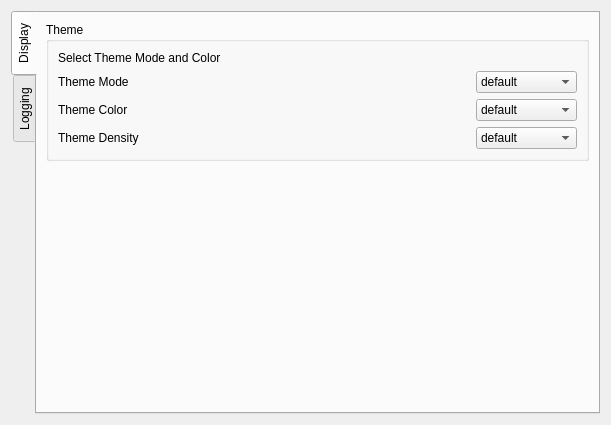
<?xml version="1.0" encoding="UTF-8"?>
<ui version="4.0">
 <class>Form</class>
 <widget class="QWidget" name="Form">
  <property name="geometry">
   <rect>
    <x>0</x>
    <y>0</y>
    <width>611</width>
    <height>425</height>
   </rect>
  </property>
  <property name="windowTitle">
   <string>Form</string>
  </property>
  <layout class="QVBoxLayout" name="verticalLayout">
   <item>
    <widget class="QTabWidget" name="tabWidget">
     <property name="tabPosition">
      <enum>QTabWidget::West</enum>
     </property>
     <property name="currentIndex">
      <number>0</number>
     </property>
     <widget class="QWidget" name="tab_theme">
      <attribute name="title">
       <string>Display</string>
      </attribute>
      <layout class="QVBoxLayout" name="verticalLayout_9">
       <item>
        <widget class="QGroupBox" name="groupBox_3">
         <property name="title">
          <string>Theme</string>
         </property>
         <layout class="QVBoxLayout" name="verticalLayout_8">
          <item>
           <widget class="QLabel" name="label_7">
            <property name="text">
             <string>Select Theme Mode and Color</string>
            </property>
           </widget>
          </item>
          <item>
           <layout class="QHBoxLayout" name="horizontalLayout_5">
            <item>
             <layout class="QVBoxLayout" name="verticalLayout_7">
              <item>
               <widget class="QLabel" name="label">
                <property name="text">
                 <string>Theme Mode</string>
                </property>
               </widget>
              </item>
              <item>
               <widget class="QLabel" name="label_2">
                <property name="text">
                 <string>Theme Color</string>
                </property>
               </widget>
              </item>
              <item>
               <widget class="QLabel" name="label_8">
                <property name="text">
                 <string>Theme Density</string>
                </property>
               </widget>
              </item>
             </layout>
            </item>
            <item>
             <spacer name="horizontalSpacer_5">
              <property name="orientation">
               <enum>Qt::Horizontal</enum>
              </property>
              <property name="sizeHint" stdset="0">
               <size>
                <width>40</width>
                <height>20</height>
               </size>
              </property>
             </spacer>
            </item>
            <item>
             <layout class="QVBoxLayout" name="verticalLayout_6">
              <item>
               <widget class="QComboBox" name="comboBox_theme_mode">
                <item>
                 <property name="text">
                  <string>default</string>
                 </property>
                </item>
                <item>
                 <property name="text">
                  <string>Light</string>
                 </property>
                </item>
                <item>
                 <property name="text">
                  <string>Dark</string>
                 </property>
                </item>
                <item>
                 <property name="text">
                  <string>Classical</string>
                 </property>
                </item>
               </widget>
              </item>
              <item>
               <widget class="QComboBox" name="comboBox_theme_color">
                <item>
                 <property name="text">
                  <string>default</string>
                 </property>
                </item>
                <item>
                 <property name="text">
                  <string>Amber</string>
                 </property>
                </item>
                <item>
                 <property name="text">
                  <string>Blue</string>
                 </property>
                </item>
                <item>
                 <property name="text">
                  <string>BlueGray</string>
                 </property>
                </item>
                <item>
                 <property name="text">
                  <string>Brown</string>
                 </property>
                </item>
                <item>
                 <property name="text">
                  <string>Cyan</string>
                 </property>
                </item>
                <item>
                 <property name="text">
                  <string>DeepOrange</string>
                 </property>
                </item>
                <item>
                 <property name="text">
                  <string>DeepPurple</string>
                 </property>
                </item>
                <item>
                 <property name="text">
                  <string>Gray</string>
                 </property>
                </item>
                <item>
                 <property name="text">
                  <string>Green</string>
                 </property>
                </item>
                <item>
                 <property name="text">
                  <string>Indigo</string>
                 </property>
                </item>
                <item>
                 <property name="text">
                  <string>LightBlue</string>
                 </property>
                </item>
                <item>
                 <property name="text">
                  <string>LightGreen</string>
                 </property>
                </item>
                <item>
                 <property name="text">
                  <string>Lime</string>
                 </property>
                </item>
                <item>
                 <property name="text">
                  <string>Orange</string>
                 </property>
                </item>
                <item>
                 <property name="text">
                  <string>Pink</string>
                 </property>
                </item>
                <item>
                 <property name="text">
                  <string>Purple</string>
                 </property>
                </item>
                <item>
                 <property name="text">
                  <string>PurpleNJU</string>
                 </property>
                </item>
                <item>
                 <property name="text">
                  <string>Red</string>
                 </property>
                </item>
                <item>
                 <property name="text">
                  <string>Teal</string>
                 </property>
                </item>
                <item>
                 <property name="text">
                  <string>Yellow</string>
                 </property>
                </item>
               </widget>
              </item>
              <item>
               <widget class="QComboBox" name="comboBox_theme_density">
                <item>
                 <property name="text">
                  <string>default</string>
                 </property>
                </item>
                <item>
                 <property name="text">
                  <string>Very Huge</string>
                 </property>
                </item>
                <item>
                 <property name="text">
                  <string>Huge</string>
                 </property>
                </item>
                <item>
                 <property name="text">
                  <string>Very Large</string>
                 </property>
                </item>
                <item>
                 <property name="text">
                  <string>Large</string>
                 </property>
                </item>
                <item>
                 <property name="text">
                  <string>Big</string>
                 </property>
                </item>
                <item>
                 <property name="text">
                  <string>Normal</string>
                 </property>
                </item>
                <item>
                 <property name="text">
                  <string>Small</string>
                 </property>
                </item>
                <item>
                 <property name="text">
                  <string>Very Small</string>
                 </property>
                </item>
                <item>
                 <property name="text">
                  <string>Tiny</string>
                 </property>
                </item>
                <item>
                 <property name="text">
                  <string>Very Tiny</string>
                 </property>
                </item>
               </widget>
              </item>
             </layout>
            </item>
           </layout>
          </item>
         </layout>
        </widget>
       </item>
       <item>
        <spacer name="verticalSpacer_2">
         <property name="orientation">
          <enum>Qt::Vertical</enum>
         </property>
         <property name="sizeHint" stdset="0">
          <size>
           <width>20</width>
           <height>263</height>
          </size>
         </property>
        </spacer>
       </item>
      </layout>
     </widget>
     <widget class="QWidget" name="tab_log">
      <attribute name="title">
       <string>Logging</string>
      </attribute>
      <layout class="QVBoxLayout" name="verticalLayout_5">
       <item>
        <widget class="QGroupBox" name="groupBox">
         <property name="title">
          <string>Log Filter</string>
         </property>
         <layout class="QVBoxLayout" name="verticalLayout_2">
          <item>
           <widget class="QLabel" name="label_4">
            <property name="text">
             <string>The Levels of the logging filters.</string>
            </property>
           </widget>
          </item>
          <item>
           <layout class="QHBoxLayout" name="horizontalLayout_2">
            <item>
             <widget class="QLabel" name="label_5">
              <property name="text">
               <string>Log Widget in the Main Window:</string>
              </property>
             </widget>
            </item>
            <item>
             <spacer name="horizontalSpacer">
              <property name="orientation">
               <enum>Qt::Horizontal</enum>
              </property>
              <property name="sizeHint" stdset="0">
               <size>
                <width>40</width>
                <height>20</height>
               </size>
              </property>
             </spacer>
            </item>
            <item>
             <widget class="QComboBox" name="comboBox_level_window">
              <item>
               <property name="text">
                <string>DEBUG</string>
               </property>
              </item>
              <item>
               <property name="text">
                <string>INFO</string>
               </property>
              </item>
              <item>
               <property name="text">
                <string>WARNING</string>
               </property>
              </item>
              <item>
               <property name="text">
                <string>ERROR</string>
               </property>
              </item>
              <item>
               <property name="text">
                <string>CRITICAL</string>
               </property>
              </item>
              <item>
               <property name="text">
                <string>FATAL</string>
               </property>
              </item>
             </widget>
            </item>
           </layout>
          </item>
          <item>
           <layout class="QHBoxLayout" name="horizontalLayout">
            <item>
             <widget class="QLabel" name="label_6">
              <property name="text">
               <string>Log Files:</string>
              </property>
             </widget>
            </item>
            <item>
             <spacer name="horizontalSpacer_2">
              <property name="orientation">
               <enum>Qt::Horizontal</enum>
              </property>
              <property name="sizeHint" stdset="0">
               <size>
                <width>40</width>
                <height>20</height>
               </size>
              </property>
             </spacer>
            </item>
            <item>
             <widget class="QComboBox" name="comboBox_level_file">
              <item>
               <property name="text">
                <string>DEBUG</string>
               </property>
              </item>
              <item>
               <property name="text">
                <string>INFO</string>
               </property>
              </item>
              <item>
               <property name="text">
                <string>WARNING</string>
               </property>
              </item>
              <item>
               <property name="text">
                <string>ERROR</string>
               </property>
              </item>
              <item>
               <property name="text">
                <string>CRITICAL</string>
               </property>
              </item>
              <item>
               <property name="text">
                <string>FATAL</string>
               </property>
              </item>
             </widget>
            </item>
           </layout>
          </item>
         </layout>
        </widget>
       </item>
       <item>
        <widget class="QGroupBox" name="groupBox_2">
         <property name="title">
          <string>Log Files</string>
         </property>
         <layout class="QVBoxLayout" name="verticalLayout_4">
          <item>
           <widget class="QLabel" name="label_3">
            <property name="text">
             <string>Log File Saved in</string>
            </property>
           </widget>
          </item>
          <item>
           <layout class="QHBoxLayout" name="horizontalLayout_4">
            <item>
             <widget class="QLineEdit" name="lineEdit_log_file_folder"/>
            </item>
            <item>
             <widget class="QPushButton" name="pushButton_browse">
              <property name="text">
               <string>Browse</string>
              </property>
             </widget>
            </item>
           </layout>
          </item>
          <item>
           <layout class="QHBoxLayout" name="horizontalLayout_3">
            <item>
             <spacer name="horizontalSpacer_3">
              <property name="orientation">
               <enum>Qt::Horizontal</enum>
              </property>
              <property name="sizeHint" stdset="0">
               <size>
                <width>40</width>
                <height>20</height>
               </size>
              </property>
             </spacer>
            </item>
            <item>
             <layout class="QVBoxLayout" name="verticalLayout_3">
              <item>
               <widget class="QPushButton" name="pushButton_use_default_path">
                <property name="text">
                 <string>Use Default  Path</string>
                </property>
               </widget>
              </item>
              <item>
               <widget class="QPushButton" name="pushButton_open_log_folder">
                <property name="text">
                 <string>Open Log Folder</string>
                </property>
               </widget>
              </item>
              <item>
               <widget class="QPushButton" name="pushButton_clear_log_file">
                <property name="text">
                 <string>Clear Log Files</string>
                </property>
               </widget>
              </item>
             </layout>
            </item>
           </layout>
          </item>
         </layout>
        </widget>
       </item>
       <item>
        <spacer name="verticalSpacer">
         <property name="orientation">
          <enum>Qt::Vertical</enum>
         </property>
         <property name="sizeHint" stdset="0">
          <size>
           <width>20</width>
           <height>40</height>
          </size>
         </property>
        </spacer>
       </item>
      </layout>
     </widget>
    </widget>
   </item>
  </layout>
 </widget>
 <resources/>
 <connections/>
</ui>
